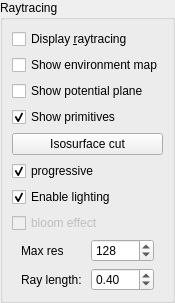
<?xml version="1.0" encoding="UTF-8"?>
<ui version="4.0">
 <class>Settings_raytracing</class>
 <widget class="QWidget" name="Settings_raytracing">
  <property name="geometry">
   <rect>
    <x>0</x>
    <y>0</y>
    <width>174</width>
    <height>292</height>
   </rect>
  </property>
  <property name="windowTitle">
   <string>Form</string>
  </property>
  <layout class="QVBoxLayout" name="verticalLayout">
   <property name="spacing">
    <number>0</number>
   </property>
   <property name="margin">
    <number>0</number>
   </property>
   <item>
    <widget class="QGroupBox" name="box_raytrace">
     <property name="sizePolicy">
      <sizepolicy hsizetype="Minimum" vsizetype="Minimum">
       <horstretch>0</horstretch>
       <verstretch>0</verstretch>
      </sizepolicy>
     </property>
     <property name="title">
      <string>Raytracing</string>
     </property>
     <layout class="QVBoxLayout" name="verticalLayout_8">
      <item>
       <layout class="QVBoxLayout" name="vert_layout_box_raytrace">
        <item>
         <widget class="QCheckBox" name="enable_raytracing">
          <property name="text">
           <string>Display &amp;raytracing</string>
          </property>
         </widget>
        </item>
        <item>
         <widget class="QCheckBox" name="enable_env_map">
          <property name="text">
           <string>Show environment map</string>
          </property>
          <property name="checked">
           <bool>false</bool>
          </property>
         </widget>
        </item>
        <item>
         <widget class="QCheckBox" name="show_potential">
          <property name="text">
           <string>Show potential plane</string>
          </property>
         </widget>
        </item>
        <item>
         <widget class="QCheckBox" name="enable_raytrace_primitives">
          <property name="text">
           <string>Show primitives</string>
          </property>
          <property name="checked">
           <bool>true</bool>
          </property>
         </widget>
        </item>
        <item>
         <widget class="QPushButton" name="potential_plane_pos">
          <property name="toolTip">
           <string>Potential plane will be set perpendicular to the image plane.
Move it up and own with the mouse wheel and left clic to set
the final position. Raytracing will now draw the potential plane
at this location</string>
          </property>
          <property name="text">
           <string>Isosurface cut</string>
          </property>
         </widget>
        </item>
        <item>
         <widget class="QCheckBox" name="progressive_mode">
          <property name="toolTip">
           <string>When enable raytracing is done progressively filling a limited
number of pixels each time the screen is refreshed. 
When the scene do not change the remaining pixels are 
drawn. </string>
          </property>
          <property name="text">
           <string>progressive</string>
          </property>
          <property name="checked">
           <bool>true</bool>
          </property>
         </widget>
        </item>
        <item>
         <widget class="QCheckBox" name="enable_lighting">
          <property name="text">
           <string>Enable lighting</string>
          </property>
          <property name="checked">
           <bool>true</bool>
          </property>
         </widget>
        </item>
        <item>
         <widget class="QCheckBox" name="enable_bloom">
          <property name="enabled">
           <bool>false</bool>
          </property>
          <property name="text">
           <string>bloom effect</string>
          </property>
         </widget>
        </item>
        <item>
         <widget class="QWidget" name="widget_23" native="true">
          <layout class="QHBoxLayout" name="horizontalLayout_29">
           <property name="topMargin">
            <number>0</number>
           </property>
           <property name="bottomMargin">
            <number>0</number>
           </property>
           <item>
            <widget class="QLabel" name="lbl_max_res">
             <property name="text">
              <string>Max res</string>
             </property>
            </widget>
           </item>
           <item>
            <widget class="QSpinBox" name="spinB_max_res">
             <property name="minimum">
              <number>1</number>
             </property>
             <property name="maximum">
              <number>2048</number>
             </property>
             <property name="singleStep">
              <number>32</number>
             </property>
             <property name="value">
              <number>128</number>
             </property>
            </widget>
           </item>
          </layout>
         </widget>
        </item>
        <item>
         <widget class="QWidget" name="widget_20" native="true">
          <property name="minimumSize">
           <size>
            <width>0</width>
            <height>0</height>
           </size>
          </property>
          <layout class="QHBoxLayout" name="horizontalLayout_26">
           <property name="topMargin">
            <number>0</number>
           </property>
           <property name="bottomMargin">
            <number>0</number>
           </property>
           <item>
            <widget class="QLabel" name="lbl_ray_step_length">
             <property name="text">
              <string>Ray length:</string>
             </property>
            </widget>
           </item>
           <item>
            <widget class="QDoubleSpinBox" name="dSpinB_ray_marching_step_len">
             <property name="toolTip">
              <string>Step length for the ray marching</string>
             </property>
             <property name="maximum">
              <double>10.000000000000000</double>
             </property>
             <property name="singleStep">
              <double>0.100000000000000</double>
             </property>
             <property name="value">
              <double>0.400000000000000</double>
             </property>
            </widget>
           </item>
          </layout>
         </widget>
        </item>
       </layout>
      </item>
     </layout>
    </widget>
   </item>
  </layout>
 </widget>
 <resources/>
 <connections/>
</ui>
